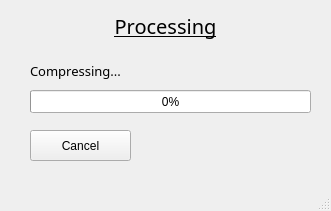
<?xml version="1.0" encoding="UTF-8"?>
<ui version="4.0">
 <class>Peditor</class>
 <widget class="QMainWindow" name="Peditor">
  <property name="geometry">
   <rect>
    <x>0</x>
    <y>0</y>
    <width>331</width>
    <height>211</height>
   </rect>
  </property>
  <property name="windowTitle">
   <string>MainWindow</string>
  </property>
  <widget class="QWidget" name="centralwidget">
   <widget class="QProgressBar" name="progressBar_2">
    <property name="geometry">
     <rect>
      <x>30</x>
      <y>90</y>
      <width>281</width>
      <height>23</height>
     </rect>
    </property>
    <property name="value">
     <number>0</number>
    </property>
   </widget>
   <widget class="QLabel" name="label">
    <property name="geometry">
     <rect>
      <x>30</x>
      <y>10</y>
      <width>271</width>
      <height>31</height>
     </rect>
    </property>
    <property name="font">
     <font>
      <family>FRIZON</family>
      <pointsize>15</pointsize>
      <underline>true</underline>
     </font>
    </property>
    <property name="focusPolicy">
     <enum>Qt::NoFocus</enum>
    </property>
    <property name="layoutDirection">
     <enum>Qt::LeftToRight</enum>
    </property>
    <property name="text">
     <string>Processing</string>
    </property>
    <property name="textFormat">
     <enum>Qt::AutoText</enum>
    </property>
    <property name="alignment">
     <set>Qt::AlignCenter</set>
    </property>
   </widget>
   <widget class="QLabel" name="label_2">
    <property name="geometry">
     <rect>
      <x>30</x>
      <y>60</y>
      <width>111</width>
      <height>21</height>
     </rect>
    </property>
    <property name="font">
     <font>
      <family>MS Reference Sans Serif</family>
      <pointsize>10</pointsize>
     </font>
    </property>
    <property name="text">
     <string>Compressing...</string>
    </property>
   </widget>
   <widget class="QPushButton" name="pushButton">
    <property name="geometry">
     <rect>
      <x>30</x>
      <y>130</y>
      <width>101</width>
      <height>31</height>
     </rect>
    </property>
    <property name="text">
     <string>Cancel</string>
    </property>
   </widget>
  </widget>
  <widget class="QMenuBar" name="menubar">
   <property name="geometry">
    <rect>
     <x>0</x>
     <y>0</y>
     <width>331</width>
     <height>21</height>
    </rect>
   </property>
  </widget>
  <widget class="QStatusBar" name="statusbar"/>
 </widget>
 <resources/>
 <connections/>
</ui>
